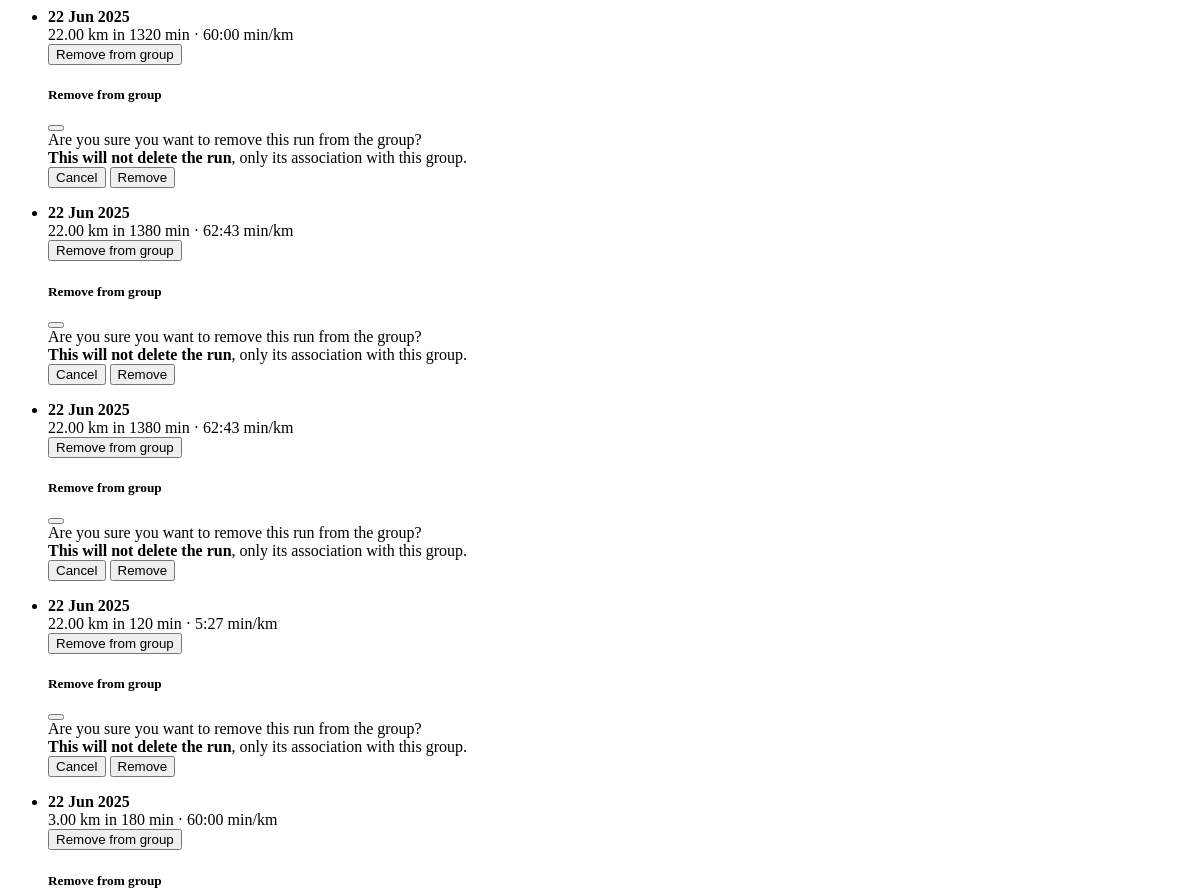
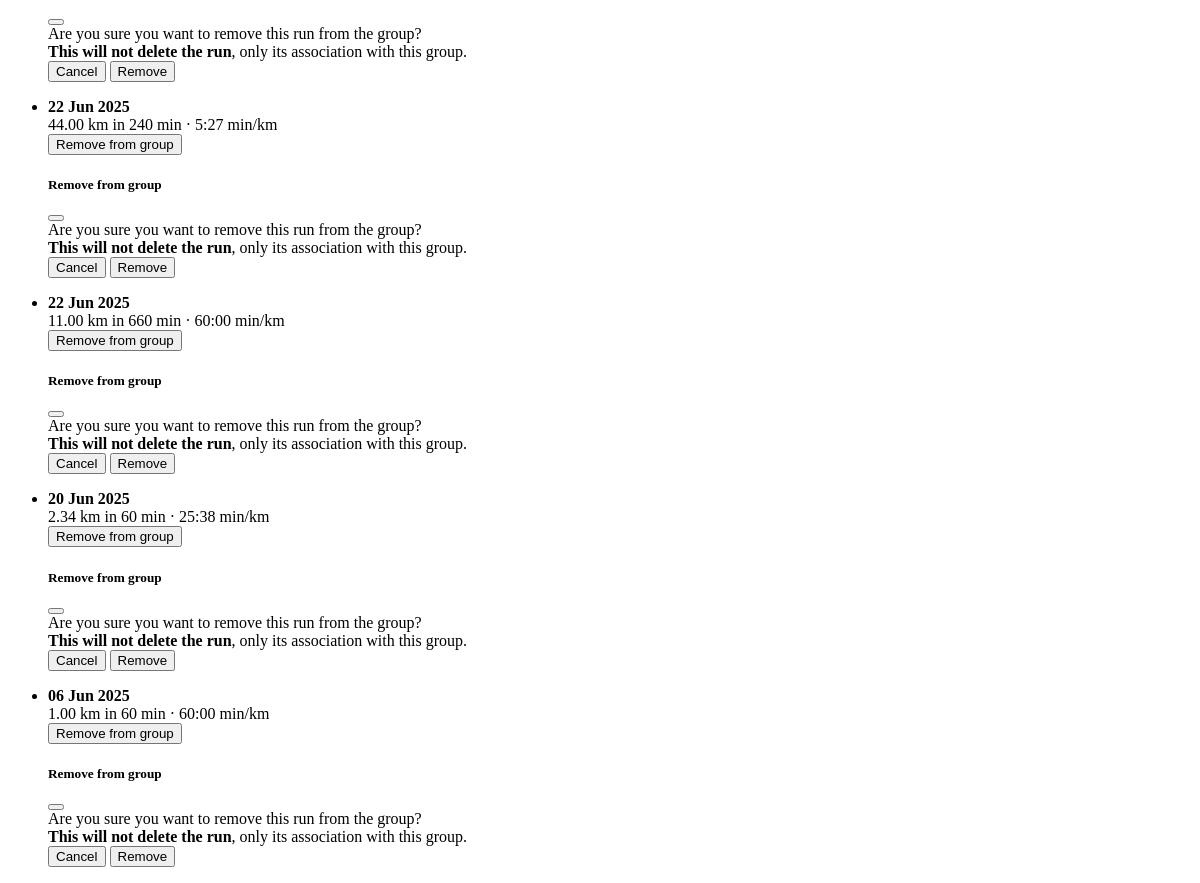
Before: /groups/1/member/1/runs (signed in) with the older database file (2 pictures, top to bottom).
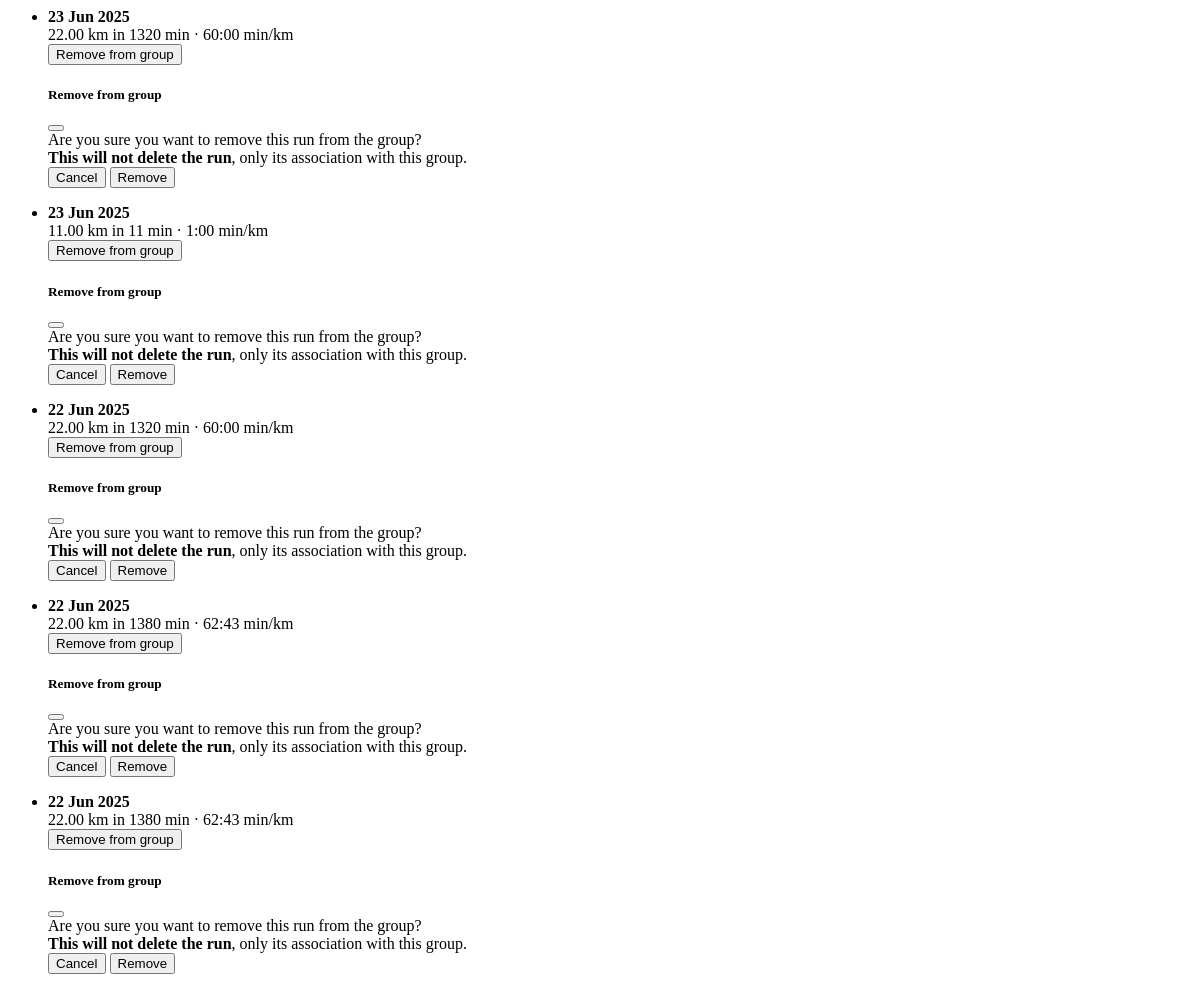
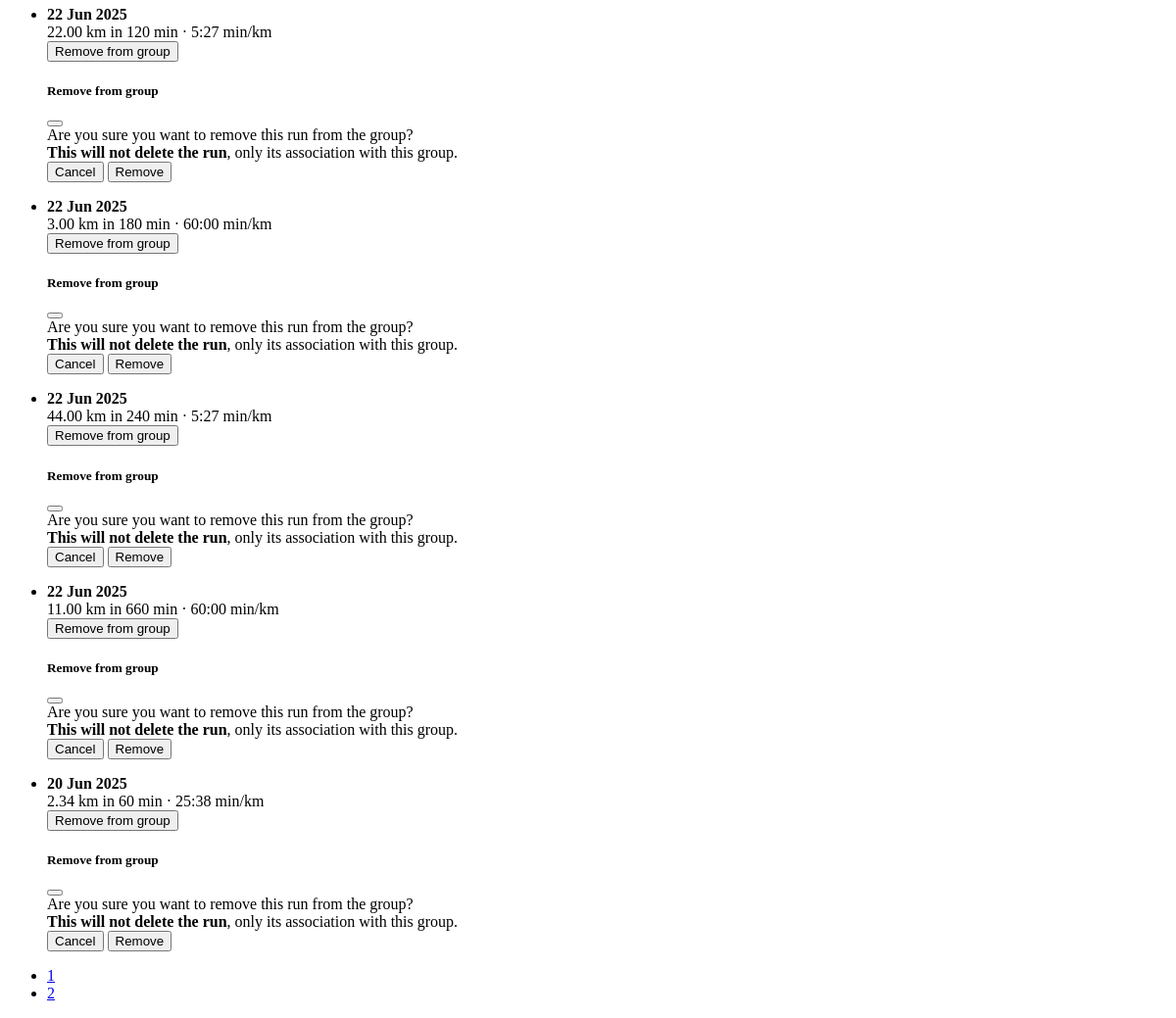
After: the same page with the newer database file (2 pictures, top to bottom).
### app/models.py (models this page shows, shortened)
class Run(db.Model):
    __tablename__ = "runs"
    id = sa.Column(sa.Integer, primary_key=True)
    date = sa.Column(sa.DateTime(timezone=True), index=True)
    distance = sa.Column(Numeric(precision=8, scale=2))  # replaces sa.Integer
    time = sa.Column(sa.Integer)      # seconds (duration)
    pace = sa.Column(sa.Integer)      # seconds per km
    user_id = sa.Column(sa.Integer, sa.ForeignKey("users.id"), index=True)
    user = so.relationship("User", back_populates="runs")
    groups = so.relationship("Group", secondary=run_groups, back_populates="runs")

### app/routes.py (the view)
@app.route('/groups/<int:group_id>/member/<int:user_id>/runs')
@login_required
def get_member_runs(group_id, user_id):
    PER_PAGE = 10
    page = request.args.get('page', 1, type=int)
    group = db.session.get(Group, group_id)
    if not group or current_user not in group.members:
        abort(403)
    runs = db.session.scalars(
        sa.select(Run)
        .join(run_groups, run_groups.c.run_id == Run.id)
        .where(
            Run.user_id == user_id,
            run_groups.c.group_id == group_id
        )
        .order_by(Run.date.desc())
        .limit(PER_PAGE)
        .offset((page - 1) * PER_PAGE)
    ).all()
    run_count = db.session.scalar(
        sa.select(sa.func.count(Run.id))
        .join(run_groups, run_groups.c.run_id == Run.id)
        .where(
            Run.user_id == user_id,
            run_groups.c.group_id == group_id
        )
    )
    pages = (run_count + PER_PAGE - 1) // PER_PAGE
    return render_template(
        "partials/_member_runs.html",
        runs=runs,
        page=page,
        pages=pages,
        user_id=user_id,
        group_id=group_id
    )

### app/models.py (called while the page is built)
@login.user_loader
def load_user(id):
    return db.session.get(User, int(id))

### app/templates/partials/_member_runs.html
{% if runs %}
<ul class="list-group">
  {% for run in runs %}
  <li class="list-group-item">
    <div class="d-flex flex-column flex-md-row justify-content-between align-items-start">
      <div>
        <b>{{ run.date.strftime('%d %b %Y') }}</b> <br> {{ run.distance }} km in {{ run.time // 60 }} min · {{ "%d:%02d" % (run.pace // 60, run.pace % 60) }} min/km
      </div>
      {% if current_user.id == run.user_id %}
      <div class="mt-2 mt-md-0 ms-md-3 ">
        <button class="btn btn-sm btn-outline-danger" data-bs-toggle="modal" data-bs-target="#removeModal-{{ run.id }}">
          Remove from group
        </button>
      </div>
      <div class="modal fade" id="removeModal-{{ run.id }}" tabindex="-1" aria-labelledby="removeModalLabel-{{ run.id }}" aria-hidden="true">
        <div class="modal-dialog">
          <form method="POST" action="{{ url_for('remove_run_from_group', group_id=group_id, run_id=run.id) }}">
            <div class="modal-content">
              <div class="modal-header">
                <h5 class="modal-title" id="removeModalLabel-{{ run.id }}">Remove from group</h5>
                <button type="button" class="btn-close" data-bs-dismiss="modal" aria-label="Close"></button>
              </div>
              <div class="modal-body">
                Are you sure you want to remove this run from the group?<br>
                <strong>This will not delete the run</strong>, only its association with this group.
              </div>
              <div class="modal-footer">
                <button type="button" class="btn btn-secondary" data-bs-dismiss="modal">Cancel</button>
                <button type="submit" class="btn btn-danger">Remove</button>
              </div>
            </div>
          </form>
        </div>
      </div>
      {% endif %}
    </div>
  </li>
  {% endfor %}
</ul>
{% if pages > 1 %}
<nav class="mt-3">
  <ul class="pagination pagination-sm">
    {% for p in range(1, pages + 1) %}
    <li class="page-item {% if p == page %}active{% endif %}">
      <a class="page-link" href="#" data-page="{{ p }}" data-user="{{ user_id }}">{{ p }}</a>
    </li>
    {% endfor %}
  </ul>
</nav>
{% endif %}
{% else %}
<p class="text-muted mt-2">No activity logged.</p>
{% endif %}

Changed rows visible on the page:
no longer on this page (row unchanged): Run: date "06 Jun 2025", distance "1.00", time "60", pace "60:00"
added Run: date "23 Jun 2025", distance "22.00", time "1320", pace "60:00"
added Run: date "23 Jun 2025", distance "11.00", time "11", pace "1:00"
Other visible differences:
new list line: "1"
new list line: "2"
